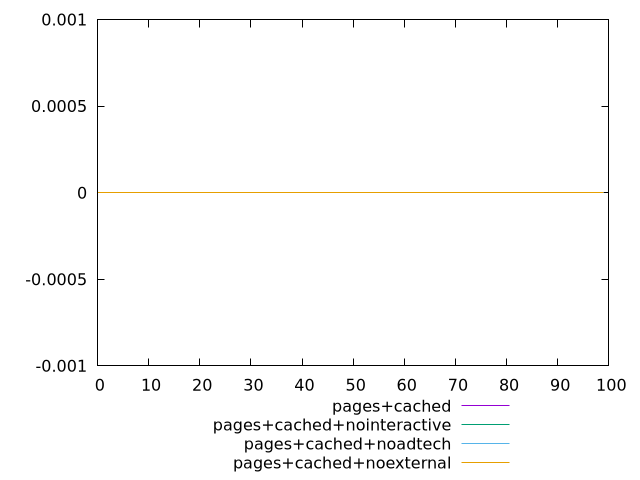

The gnuplot source for this figure:
$_pagesCached <<EOF
0
0
0
0
0
0
0
0
0
0
0
0
0
0
0
0
0
0
0
0
0
0
0
0
0
0
0
0
0
0
0
0
0
0
0
0
0
0
0
0
0
0
0
0
0
0
0
0
0
0
0
0
0
0
0
0
0
0
0
0
0
0
0
0
0
0
0
0
0
0
0
0
0
0
0
0
0
0
0
0
0
0
0
0
0
0
0
0
0
0
0
0
0
0
0
0
0
0
0
0
EOF
$_pagesCachedNointeractive <<EOF
0
0
0
0
0
0
0
0
0
0
0
0
0
0
0
0
0
0
0
0
0
0
0
0
0
0
0
0
0
0
0
0
0
0
0
0
0
0
0
0
0
0
0
0
0
0
0
0
0
0
0
0
0
0
0
0
0
0
0
0
0
0
0
0
0
0
0
0
0
0
0
0
0
0
0
0
0
0
0
0
0
0
0
0
0
0
0
0
0
0
0
0
0
0
0
0
0
0
0
0
EOF
$_pagesCachedNoadtech <<EOF
0
0
0
0
0
0
0
0
0
0
0
0
0
0
0
0
0
0
0
0
0
0
0
0
0
0
0
0
0
0
0
0
0
0
0
0
0
0
0
0
0
0
0
0
0
0
0
0
0
0
0
0
0
0
0
0
0
0
0
0
0
0
0
0
0
0
0
0
0
0
0
0
0
0
0
0
0
0
0
0
0
0
0
0
0
0
0
0
0
0
0
0
0
0
0
0
0
0
0
0
EOF
$_pagesCachedNoexternal <<EOF
0
0
0
0
0
0
0
0
0
0
0
0
0
0
0
0
0
0
0
0
0
0
0
0
0
0
0
0
0
0
0
0
0
0
0
0
0
0
0
0
0
0
0
0
0
0
0
0
0
0
0
0
0
0
0
0
0
0
0
0
0
0
0
0
0
0
0
0
0
0
0
0
0
0
0
0
0
0
0
0
0
0
0
0
0
0
0
0
0
0
0
0
0
0
0
0
0
0
0
0
EOF
set key outside below
set terminal pngcairo
set output "report_00006_2020-11-02T20-21-41.718Z/offscreen-images/offscreen-images_pages+cached_pages+cached+nointeractive_pages+cached+noadtech_pages+cached+noexternal.png"
set yrange [-0.001:0.001]
plot $_pagesCached title "pages+cached" with line ,$_pagesCachedNointeractive title "pages+cached+nointeractive" with line ,$_pagesCachedNoadtech title "pages+cached+noadtech" with line ,$_pagesCachedNoexternal title "pages+cached+noexternal" with line ,
